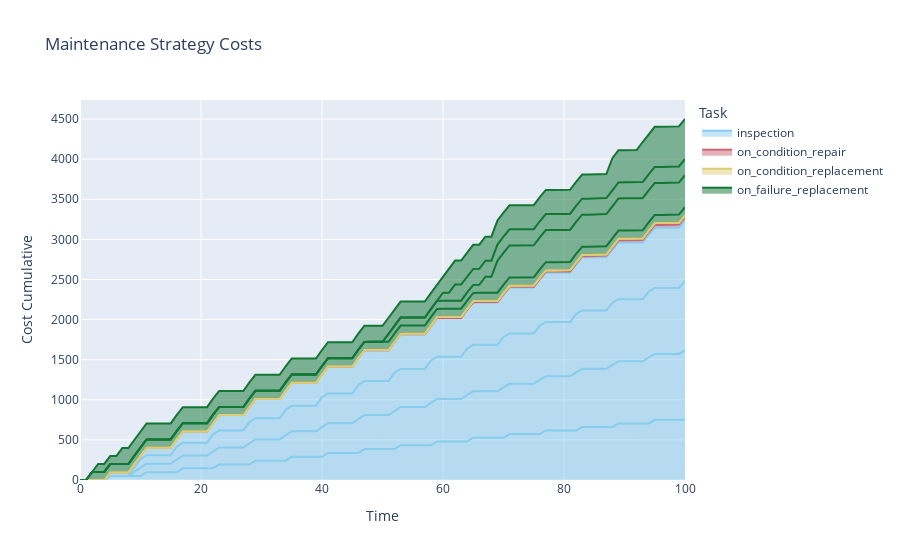

Source (notebook cell):
### Code cell
comp.mc_timeline(1000)
update_cost_fig(comp)

### Figure 1 — Plotly figure (JSON) as saved in the notebook; plotly's stock layout.template omitted (floating-point values rounded to 4 significant figures)
{"data": [{"hovertemplate": "Task=inspection<br>Failure Mode=early_life<br>Time=%{x}<br>Cost Cumulative=%{y}<extra></extra>", "legendgroup": "inspection", "line": {"color": "rgb(136, 204, 238)"}, "mode": "lines", "name": "inspection", "orientation": "v", "showlegend": true, "stackgroup": "1", "type": "scatter", "x": [0, 72, 71, 70, 69, 68, 67, 66, 65, 64, 63, 62, 61, 60, 59, 58, 57, 56, 55, 54, 53, 52, 73, 74, 75, 76, 98, 97, 96, 95, 94, 93, 92, 91, 90, 89, 51, 88, 86, 85, 84, 83, 82, 81, 80, 79, 78, 77, 87, 99, 50, 48, 21, 20, 19, 18, 17, 16, 15, 14, 13, 12, 11, 10, 9, 8, 7, 6, 5, 4, 3, 2, 22, 23, 24, 25, 47, 46, 45, 44, 43, 42, 41, 40, 39, 38, 49, 37, 35, 34, 33, 32, 31, 30, 29, 28, 27, 26, 36, 100, 1], "xaxis": "x", "y": [0, 572, 572, 527, 527, 527, 527, 527, 527, 481, 481, 481, 481, 481, 481, 433, 433, 433, 433, 433, 433, 385, 572, 572, 572, 572, 750, 750, 750, 750, 706, 706, 706, 706, 706, 706, 385, 662, 662, 662, 662, 662, 617, 617, 617, 617, 617, 617, 662, 750, 385, 385, 145, 145, 145, 145, 145, 97, 97, 97, 97, 97, 97, 49, 49, 49, 49, 49, 49, 0, 0, 0, 145, 193, 193, 193, 385, 337, 337, 337, 337, 337, 337, 289, 289, 289, 385, 289, 289, 241, 241, 241, 241, 241, 241, 193, 193, 193, 289, 750, 0], "yaxis": "y"}, {"hovertemplate": "Task=inspection<br>Failure Mode=slow_aging<br>Time=%{x}<br>Cost Cumulative=%{y}<extra></extra>", "legendgroup": "inspection", "line": {"color": "rgb(136, 204, 238)"}, "mode": "lines", "name": "inspection", "orientation": "v", "showlegend": false, "stackgroup": "1", "type": "scatter", "x": [73, 72, 71, 70, 69, 68, 67, 66, 65, 64, 63, 62, 61, 60, 59, 58, 57, 56, 55, 54, 53, 74, 52, 75, 77, 98, 97, 96, 95, 94, 93, 92, 91, 90, 89, 88, 87, 86, 85, 84, 83, 82, 81, 80, 79, 78, 76, 51, 50, 49, 22, 21, 20, 19, 18, 17, 16, 15, 14, 13, 12, 11, 10, 9, 8, 7, 6, 5, 4, 3, 2, 23, 24, 25, 26, 48, 47, 46, 45, 44, 43, 42, 41, 40, 39, 99, 38, 36, 35, 34, 33, 32, 31, 30, 29, 28, 27, 37, 1, 0, 100], "xaxis": "x", "y": [628, 628, 628, 628, 579, 579, 579, 579, 579, 579, 528, 528, 528, 528, 528, 528, 476, 476, 476, 476, 476, 628, 476, 628, 677, 822, 822, 822, 822, 822, 774, 774, 774, 774, 774, 774, 726, 726, 726, 726, 726, 726, 677, 677, 677, 677, 677, 424, 424, 424, 212, 159, 159, 159, 159, 159, 159, 106, 106, 106, 106, 106, 106, 53, 0, 0, 0, 0, 0, 0, 0, 212, 212, 212, 212, 424, 424, 424, 371, 371, 371, 371, 371, 371, 318, 822, 318, 318, 318, 318, 265, 265, 265, 265, 265, 265, 212, 318, 0, 0, 867], "yaxis": "y"}, {"hovertemplate": "Task=inspection<br>Failure Mode=fast_aging<br>Time=%{x}<br>Cost Cumulative=%{y}<extra></extra>", "legendgroup": "inspection", "line": {"color": "rgb(136, 204, 238)"}, "mode": "lines", "name": "inspection", "orientation": "v", "showlegend": false, "stackgroup": "1", "type": "scatter", "x": [0, 1, 2, 74, 73, 72, 71, 70, 69, 68, 67, 66, 65, 64, 63, 62, 61, 60, 59, 58, 57, 56, 55, 54, 75, 76, 77, 78, 100, 99, 98, 97, 96, 95, 94, 93, 92, 91, 53, 90, 88, 87, 86, 85, 84, 83, 82, 81, 80, 79, 89, 52, 50, 23, 22, 21, 20, 19, 18, 17, 16, 15, 14, 13, 12, 11, 10, 9, 8, 7, 6, 5, 4, 3, 24, 25, 26, 27, 49, 48, 47, 46, 45, 44, 43, 42, 41, 40, 51, 39, 37, 36, 35, 34, 33, 32, 31, 30, 29, 28, 38], "xaxis": "x", "y": [0, 0, 0, 628, 628, 628, 628, 628, 579, 579, 579, 579, 579, 579, 528, 528, 528, 528, 528, 528, 476, 476, 476, 476, 628, 677, 677, 677, 867, 822, 822, 822, 822, 822, 822, 774, 774, 774, 476, 774, 774, 726, 726, 726, 726, 726, 726, 677, 677, 677, 774, 476, 424, 212, 212, 159, 159, 159, 159, 159, 159, 106, 106, 106, 106, 106, 106, 53, 0, 0, 0, 0, 0, 0, 212, 212, 212, 212, 424, 424, 424, 424, 371, 371, 371, 371, 371, 371, 424, 318, 318, 318, 318, 318, 265, 265, 265, 265, 265, 265, 318], "yaxis": "y"}, {"hovertemplate": "Task=inspection<br>Failure Mode=random<br>Time=%{x}<br>Cost Cumulative=%{y}<extra></extra>", "legendgroup": "inspection", "line": {"color": "rgb(136, 204, 238)"}, "mode": "lines", "name": "inspection", "orientation": "v", "showlegend": false, "stackgroup": "1", "type": "scatter", "x": [99, 100, 73, 0, 72, 71, 70, 69, 68, 67, 66, 65, 64, 63, 62, 61, 59, 58, 57, 56, 55, 54, 53, 52, 74, 51, 75, 77, 98, 97, 96, 95, 94, 93, 92, 91, 90, 89, 88, 87, 86, 85, 84, 83, 82, 81, 80, 79, 78, 76, 50, 60, 48, 22, 21, 20, 19, 18, 17, 16, 15, 49, 13, 23, 12, 10, 9, 8, 7, 6, 5, 4, 3, 2, 1, 11, 24, 14, 26, 25, 46, 45, 44, 43, 42, 41, 40, 39, 38, 47, 36, 37, 28, 29, 30, 31, 27, 33, 34, 35, 32], "xaxis": "x", "y": [750, 750, 572, 0, 572, 572, 527, 527, 527, 527, 527, 527, 481, 481, 481, 481, 481, 433, 433, 433, 433, 433, 433, 385, 572, 385, 572, 617, 750, 750, 750, 750, 706, 706, 706, 706, 706, 706, 662, 662, 662, 662, 662, 662, 617, 617, 617, 617, 617, 572, 385, 481, 385, 145, 145, 145, 145, 145, 145, 97, 97, 385, 97, 193, 97, 49, 49, 49, 49, 49, 49, 0, 0, 0, 0, 97, 193, 97, 193, 193, 337, 337, 337, 337, 337, 337, 289, 289, 289, 385, 289, 289, 193, 241, 241, 241, 193, 241, 241, 289, 241], "yaxis": "y"}, {"hovertemplate": "Task=on_condition_repair<br>Failure Mode=slow_aging<br>Time=%{x}<br>Cost Cumulative=%{y}<extra></extra>", "legendgroup": "on_condition_repair", "line": {"color": "rgb(204, 102, 119)"}, "mode": "lines", "name": "on_condition_repair", "orientation": "v", "showlegend": true, "stackgroup": "1", "type": "scatter", "x": [63, 70, 69, 68, 67, 66, 71, 65, 64, 62, 56, 60, 59, 58, 57, 55, 54, 53, 52, 51, 72, 61, 73, 0, 75, 97, 96, 95, 94, 93, 92, 91, 90, 89, 88, 74, 87, 85, 84, 83, 82, 81, 80, 79, 78, 77, 76, 86, 50, 1, 48, 21, 20, 19, 18, 17, 16, 15, 14, 13, 12, 11, 10, 9, 8, 7, 6, 5, 4, 3, 2, 98, 22, 23, 24, 25, 47, 46, 45, 44, 43, 42, 41, 40, 39, 38, 49, 37, 35, 34, 33, 32, 31, 30, 29, 28, 27, 26, 36, 99, 100], "xaxis": "x", "y": [3, 7, 7, 6, 6, 6, 8, 4, 3, 3, 0, 2, 2, 0, 0, 0, 0, 0, 0, 0, 8, 2, 8, 0, 10, 36, 36, 35, 33, 32, 32, 30, 30, 28, 23, 8, 22, 16, 15, 15, 15, 13, 12, 11, 11, 11, 11, 19, 0, 0, 0, 0, 0, 0, 0, 0, 0, 0, 0, 0, 0, 0, 0, 0, 0, 0, 0, 0, 0, 0, 0, 36, 0, 0, 0, 0, 0, 0, 0, 0, 0, 0, 0, 0, 0, 0, 0, 0, 0, 0, 0, 0, 0, 0, 0, 0, 0, 0, 0, 41, 43], "yaxis": "y"}, {"hovertemplate": "Task=on_condition_repair<br>Failure Mode=fast_aging<br>Time=%{x}<br>Cost Cumulative=%{y}<extra></extra>", "legendgroup": "on_condition_repair", "line": {"color": "rgb(204, 102, 119)"}, "mode": "lines", "name": "on_condition_repair", "orientation": "v", "showlegend": false, "stackgroup": "1", "type": "scatter", "x": [48, 0, 73, 72, 71, 70, 69, 68, 67, 66, 65, 64, 63, 62, 61, 60, 59, 58, 57, 56, 55, 54, 53, 74, 52, 75, 77, 98, 97, 96, 95, 94, 93, 92, 91, 90, 89, 88, 87, 86, 85, 84, 83, 82, 81, 80, 79, 78, 76, 51, 50, 49, 21, 20, 19, 18, 17, 16, 15, 14, 13, 12, 11, 10, 9, 8, 7, 6, 5, 4, 3, 2, 1, 22, 23, 24, 25, 47, 46, 45, 44, 43, 42, 41, 40, 39, 38, 37, 35, 34, 33, 32, 31, 30, 29, 28, 27, 26, 36, 99, 100], "xaxis": "x", "y": [5, 0, 17, 17, 17, 16, 16, 16, 16, 16, 16, 15, 15, 15, 15, 15, 13, 8, 8, 8, 8, 8, 7, 17, 5, 17, 17, 24, 24, 24, 24, 22, 22, 22, 22, 22, 22, 17, 17, 17, 17, 17, 17, 17, 17, 17, 17, 17, 17, 5, 5, 5, 0, 0, 0, 0, 0, 0, 0, 0, 0, 0, 0, 0, 0, 0, 0, 0, 0, 0, 0, 0, 0, 0, 0, 0, 0, 4, 2, 2, 2, 2, 2, 2, 1, 1, 1, 1, 1, 0, 0, 0, 0, 0, 0, 0, 0, 0, 1, 24, 24], "yaxis": "y"}, {"hovertemplate": "Task=on_condition_replacement<br>Failure Mode=early_life<br>Time=%{x}<br>Cost Cumulative=%{y}<extra></extra>", "legendgroup": "on_condition_replacement", "line": {"color": "rgb(221, 204, 119)"}, "mode": "lines", "name": "on_condition_replacement", "orientation": "v", "showlegend": true, "stackgroup": "1", "type": "scatter", "x": [100, 99, 98, 26, 27, 28, 29, 30, 31, 32, 33, 34, 35, 36, 37, 38, 39, 40, 41, 42, 43, 44, 45, 46, 25, 24, 23, 22, 0, 1, 2, 3, 4, 5, 6, 7, 8, 9, 47, 10, 12, 13, 14, 15, 16, 17, 18, 19, 20, 21, 11, 48, 50, 77, 78, 79, 80, 81, 82, 83, 84, 85, 86, 87, 88, 89, 90, 91, 92, 93, 94, 95, 96, 97, 76, 75, 74, 73, 51, 52, 53, 54, 55, 56, 57, 58, 59, 60, 49, 61, 63, 64, 65, 66, 67, 68, 69, 70, 71, 72, 62], "xaxis": "x", "y": [0, 0, 0, 0, 0, 0, 0, 0, 0, 0, 0, 0, 0, 0, 0, 0, 0, 0, 0, 0, 0, 0, 0, 0, 0, 0, 0, 0, 0, 0, 0, 0, 0, 0, 0, 0, 0, 0, 0, 0, 0, 0, 0, 0, 0, 0, 0, 0, 0, 0, 0, 0, 0, 0, 0, 0, 0, 0, 0, 0, 0, 0, 0, 0, 0, 0, 0, 0, 0, 0, 0, 0, 0, 0, 0, 0, 0, 0, 0, 0, 0, 0, 0, 0, 0, 0, 0, 0, 0, 0, 0, 0, 0, 0, 0, 0, 0, 0, 0, 0, 0], "yaxis": "y"}, {"hovertemplate": "Task=on_condition_replacement<br>Failure Mode=slow_aging<br>Time=%{x}<br>Cost Cumulative=%{y}<extra></extra>", "legendgroup": "on_condition_replacement", "line": {"color": "rgb(221, 204, 119)"}, "mode": "lines", "name": "on_condition_replacement", "orientation": "v", "showlegend": false, "stackgroup": "1", "type": "scatter", "x": [0, 100, 99, 28, 29, 30, 31, 32, 33, 34, 35, 36, 26, 37, 39, 40, 41, 42, 43, 44, 45, 46, 47, 48, 38, 49, 25, 23, 1, 2, 3, 4, 5, 6, 7, 8, 9, 10, 24, 11, 13, 14, 15, 16, 17, 18, 19, 20, 21, 22, 12, 50, 27, 98, 77, 78, 79, 80, 81, 82, 83, 84, 86, 87, 88, 89, 90, 91, 92, 93, 94, 95, 96, 97, 51, 76, 75, 85, 73, 52, 74, 54, 55, 56, 57, 58, 59, 60, 61, 62, 53, 64, 63, 71, 70, 69, 72, 67, 66, 65, 68], "xaxis": "x", "y": [0, 0, 0, 0, 0, 0, 0, 0, 0, 0, 0, 0, 0, 0, 0, 0, 0, 0, 0, 0, 0, 0, 0, 0, 0, 0, 0, 0, 0, 0, 0, 0, 0, 0, 0, 0, 0, 0, 0, 0, 0, 0, 0, 0, 0, 0, 0, 0, 0, 0, 0, 0, 0, 0, 0, 0, 0, 0, 0, 0, 0, 0, 0, 0, 0, 0, 0, 0, 0, 0, 0, 0, 0, 0, 0, 0, 0, 0, 0, 0, 0, 0, 0, 0, 0, 0, 0, 0, 0, 0, 0, 0, 0, 0, 0, 0, 0, 0, 0, 0, 0], "yaxis": "y"}, {"hovertemplate": "Task=on_condition_replacement<br>Failure Mode=fast_aging<br>Time=%{x}<br>Cost Cumulative=%{y}<extra></extra>", "legendgroup": "on_condition_replacement", "line": {"color": "rgb(221, 204, 119)"}, "mode": "lines", "name": "on_condition_replacement", "orientation": "v", "showlegend": false, "stackgroup": "1", "type": "scatter", "x": [49, 28, 29, 30, 31, 32, 33, 34, 35, 36, 37, 38, 39, 40, 41, 42, 43, 44, 45, 46, 47, 48, 27, 50, 26, 24, 2, 3, 4, 5, 6, 7, 8, 9, 10, 11, 12, 13, 14, 15, 16, 17, 18, 19, 20, 21, 22, 25, 51, 52, 53, 80, 81, 82, 83, 84, 85, 86, 87, 88, 89, 90, 91, 92, 93, 94, 95, 96, 97, 98, 100, 99, 79, 78, 77, 76, 54, 55, 56, 57, 58, 59, 60, 61, 62, 63, 1, 64, 66, 67, 68, 69, 70, 71, 72, 73, 74, 75, 65, 0, 23], "xaxis": "x", "y": [0, 0, 0, 0, 0, 0, 0, 0, 0, 0, 0, 0, 0, 0, 0, 0, 0, 0, 0, 0, 0, 0, 0, 0, 0, 0, 0, 0, 0, 0, 0, 0, 0, 0, 0, 0, 0, 0, 0, 0, 0, 0, 0, 0, 0, 0, 0, 0, 0, 0, 0, 0, 0, 0, 0, 0, 0, 0, 0, 0, 0, 0, 0, 0, 0, 0, 0, 0, 0, 0, 0, 0, 0, 0, 0, 0, 0, 0, 0, 0, 0, 0, 0, 0, 0, 0, 0, 0, 0, 0, 0, 0, 0, 0, 0, 0, 0, 0, 0, 0, 0], "yaxis": "y"}, {"hovertemplate": "Task=on_condition_replacement<br>Failure Mode=random<br>Time=%{x}<br>Cost Cumulative=%{y}<extra></extra>", "legendgroup": "on_condition_replacement", "line": {"color": "rgb(221, 204, 119)"}, "mode": "lines", "name": "on_condition_replacement", "orientation": "v", "showlegend": false, "stackgroup": "1", "type": "scatter", "x": [26, 27, 28, 29, 30, 31, 32, 33, 34, 35, 36, 37, 38, 39, 40, 41, 42, 43, 44, 45, 46, 25, 47, 24, 22, 1, 2, 3, 4, 5, 6, 7, 8, 9, 10, 11, 12, 13, 14, 15, 16, 17, 18, 19, 20, 21, 23, 48, 49, 50, 77, 78, 79, 80, 81, 82, 83, 84, 85, 86, 87, 88, 89, 90, 91, 92, 93, 94, 95, 96, 97, 76, 75, 74, 73, 51, 52, 53, 54, 55, 56, 57, 58, 59, 60, 0, 61, 63, 64, 65, 66, 67, 68, 69, 70, 71, 72, 62, 98, 100, 99], "xaxis": "x", "y": [0, 0, 0, 0, 0, 0, 0, 0, 0, 0, 0, 0, 0, 0, 0, 0, 0, 0, 0, 0, 0, 0, 0, 0, 0, 0, 0, 0, 0, 0, 0, 0, 0, 0, 0, 0, 0, 0, 0, 0, 0, 0, 0, 0, 0, 0, 0, 0, 0, 0, 0, 0, 0, 0, 0, 0, 0, 0, 0, 0, 0, 0, 0, 0, 0, 0, 0, 0, 0, 0, 0, 0, 0, 0, 0, 0, 0, 0, 0, 0, 0, 0, 0, 0, 0, 0, 0, 0, 0, 0, 0, 0, 0, 0, 0, 0, 0, 0, 0, 0, 0], "yaxis": "y"}, {"hovertemplate": "Task=on_failure_replacement<br>Failure Mode=early_life<br>Time=%{x}<br>Cost Cumulative=%{y}<extra></extra>", "legendgroup": "on_failure_replacement", "line": {"color": "rgb(17, 119, 51)"}, "mode": "lines", "name": "on_failure_replacement", "orientation": "v", "showlegend": true, "stackgroup": "1", "type": "scatter", "x": [1, 97, 98, 99, 100, 96, 95, 94, 93, 78, 79, 80, 81, 82, 83, 84, 85, 86, 87, 88, 89, 90, 91, 92, 77, 76, 75, 74, 21, 22, 23, 24, 25, 26, 27, 28, 29, 30, 31, 32, 33, 34, 35, 20, 36, 19, 17, 2, 3, 4, 5, 6, 7, 8, 9, 10, 11, 12, 13, 14, 15, 16, 18, 37, 39, 59, 60, 61, 62, 63, 64, 65, 66, 67, 68, 69, 70, 71, 72, 73, 58, 38, 57, 55, 40, 41, 42, 43, 44, 45, 46, 47, 48, 49, 50, 51, 52, 53, 54, 56, 0], "xaxis": "x", "y": [0, 100, 100, 100, 100, 100, 100, 100, 100, 100, 100, 100, 100, 100, 100, 100, 100, 100, 100, 100, 100, 100, 100, 100, 100, 100, 100, 100, 100, 100, 100, 100, 100, 100, 100, 100, 100, 100, 100, 100, 100, 100, 100, 100, 100, 100, 100, 100, 100, 100, 100, 100, 100, 100, 100, 100, 100, 100, 100, 100, 100, 100, 100, 100, 100, 100, 100, 100, 100, 100, 100, 100, 100, 100, 100, 100, 100, 100, 100, 100, 100, 100, 100, 100, 100, 100, 100, 100, 100, 100, 100, 100, 100, 100, 100, 100, 100, 100, 100, 100, 0], "yaxis": "y"}, {"hovertemplate": "Task=on_failure_replacement<br>Failure Mode=slow_aging<br>Time=%{x}<br>Cost Cumulative=%{y}<extra></extra>", "legendgroup": "on_failure_replacement", "line": {"color": "rgb(17, 119, 51)"}, "mode": "lines", "name": "on_failure_replacement", "orientation": "v", "showlegend": false, "stackgroup": "1", "type": "scatter", "x": [100, 47, 48, 49, 50, 51, 52, 53, 54, 55, 56, 57, 58, 59, 60, 61, 46, 62, 45, 43, 28, 29, 30, 31, 32, 33, 34, 35, 36, 37, 38, 39, 40, 41, 42, 44, 27, 63, 65, 85, 86, 87, 88, 89, 90, 91, 92, 93, 94, 95, 96, 97, 98, 99, 84, 64, 83, 81, 66, 67, 68, 69, 70, 71, 72, 73, 74, 75, 76, 77, 78, 79, 80, 82, 26, 24, 25, 9, 10, 11, 12, 13, 14, 15, 16, 17, 18, 19, 20, 21, 22, 23, 8, 7, 5, 0, 1, 2, 3, 4, 6], "xaxis": "x", "y": [400, 0, 0, 0, 0, 100, 100, 100, 100, 100, 100, 100, 100, 100, 100, 100, 0, 100, 0, 0, 0, 0, 0, 0, 0, 0, 0, 0, 0, 0, 0, 0, 0, 0, 0, 0, 0, 100, 100, 400, 400, 400, 400, 400, 400, 400, 400, 400, 400, 400, 400, 400, 400, 400, 400, 100, 400, 400, 100, 200, 200, 400, 400, 400, 400, 400, 400, 400, 400, 400, 400, 400, 400, 400, 0, 0, 0, 0, 0, 0, 0, 0, 0, 0, 0, 0, 0, 0, 0, 0, 0, 0, 0, 0, 0, 0, 0, 0, 0, 0, 0], "yaxis": "y"}, {"hovertemplate": "Task=on_failure_replacement<br>Failure Mode=fast_aging<br>Time=%{x}<br>Cost Cumulative=%{y}<extra></extra>", "legendgroup": "on_failure_replacement", "line": {"color": "rgb(17, 119, 51)"}, "mode": "lines", "name": "on_failure_replacement", "orientation": "v", "showlegend": false, "stackgroup": "1", "type": "scatter", "x": [37, 30, 31, 32, 33, 34, 35, 29, 36, 38, 43, 40, 41, 42, 44, 45, 46, 47, 48, 49, 28, 39, 27, 3, 25, 50, 4, 5, 6, 7, 8, 9, 10, 11, 12, 26, 13, 15, 16, 17, 18, 19, 20, 21, 22, 23, 24, 14, 51, 53, 80, 81, 82, 83, 84, 85, 86, 87, 88, 89, 79, 90, 92, 93, 94, 95, 96, 97, 98, 99, 100, 2, 91, 52, 78, 76, 54, 55, 56, 57, 58, 59, 60, 61, 62, 63, 77, 64, 66, 67, 68, 69, 70, 71, 72, 73, 74, 75, 65, 1, 0], "xaxis": "x", "y": [0, 0, 0, 0, 0, 0, 0, 0, 0, 0, 0, 0, 0, 0, 0, 0, 0, 0, 0, 0, 0, 0, 0, 0, 0, 0, 0, 0, 0, 0, 0, 0, 0, 0, 0, 0, 0, 0, 0, 0, 0, 0, 0, 0, 0, 0, 0, 0, 0, 0, 200, 200, 200, 200, 200, 200, 200, 200, 200, 200, 200, 200, 200, 200, 200, 200, 200, 200, 200, 200, 200, 0, 200, 0, 200, 200, 0, 0, 0, 0, 0, 0, 100, 100, 200, 200, 200, 200, 200, 200, 200, 200, 200, 200, 200, 200, 200, 200, 200, 0, 0], "yaxis": "y"}, {"hovertemplate": "Task=on_failure_replacement<br>Failure Mode=random<br>Time=%{x}<br>Cost Cumulative=%{y}<extra></extra>", "legendgroup": "on_failure_replacement", "line": {"color": "rgb(17, 119, 51)"}, "mode": "lines", "name": "on_failure_replacement", "orientation": "v", "showlegend": false, "stackgroup": "1", "type": "scatter", "x": [0, 1, 2, 4, 5, 6, 7, 8, 9, 3, 10, 11, 12, 13, 33, 34, 35, 36, 37, 38, 39, 40, 41, 42, 43, 44, 45, 46, 47, 32, 31, 29, 14, 15, 16, 17, 18, 19, 20, 21, 22, 23, 24, 25, 26, 27, 28, 30, 48, 49, 50, 51, 71, 72, 73, 74, 75, 76, 77, 78, 79, 80, 81, 82, 83, 84, 85, 70, 86, 69, 67, 52, 53, 54, 55, 56, 57, 58, 59, 60, 61, 62, 63, 64, 65, 66, 68, 87, 89, 88, 90, 91, 92, 93, 94, 95, 96, 97, 98, 99, 100], "xaxis": "x", "y": [0, 0, 0, 100, 100, 100, 200, 200, 200, 100, 200, 200, 200, 200, 200, 200, 200, 200, 200, 200, 200, 200, 200, 200, 200, 200, 200, 200, 200, 200, 200, 200, 200, 200, 200, 200, 200, 200, 200, 200, 200, 200, 200, 200, 200, 200, 200, 200, 200, 200, 200, 200, 300, 300, 300, 300, 300, 300, 300, 300, 300, 300, 300, 300, 300, 300, 300, 300, 300, 300, 300, 200, 200, 200, 200, 200, 200, 200, 200, 200, 300, 300, 300, 300, 300, 300, 300, 300, 400, 400, 400, 400, 400, 500, 500, 500, 500, 500, 500, 500, 500], "yaxis": "y"}], "layout": {"legend": {"title": {"text": "Task"}, "tracegroupgap": 0}, "title": {"text": "Maintenance Strategy Costs"}, "xaxis": {"anchor": "y", "automargin": true, "domain": [0, 1], "title": {"text": "Time"}}, "yaxis": {"anchor": "x", "automargin": true, "domain": [0, 1], "title": {"text": "Cost Cumulative"}}}}
